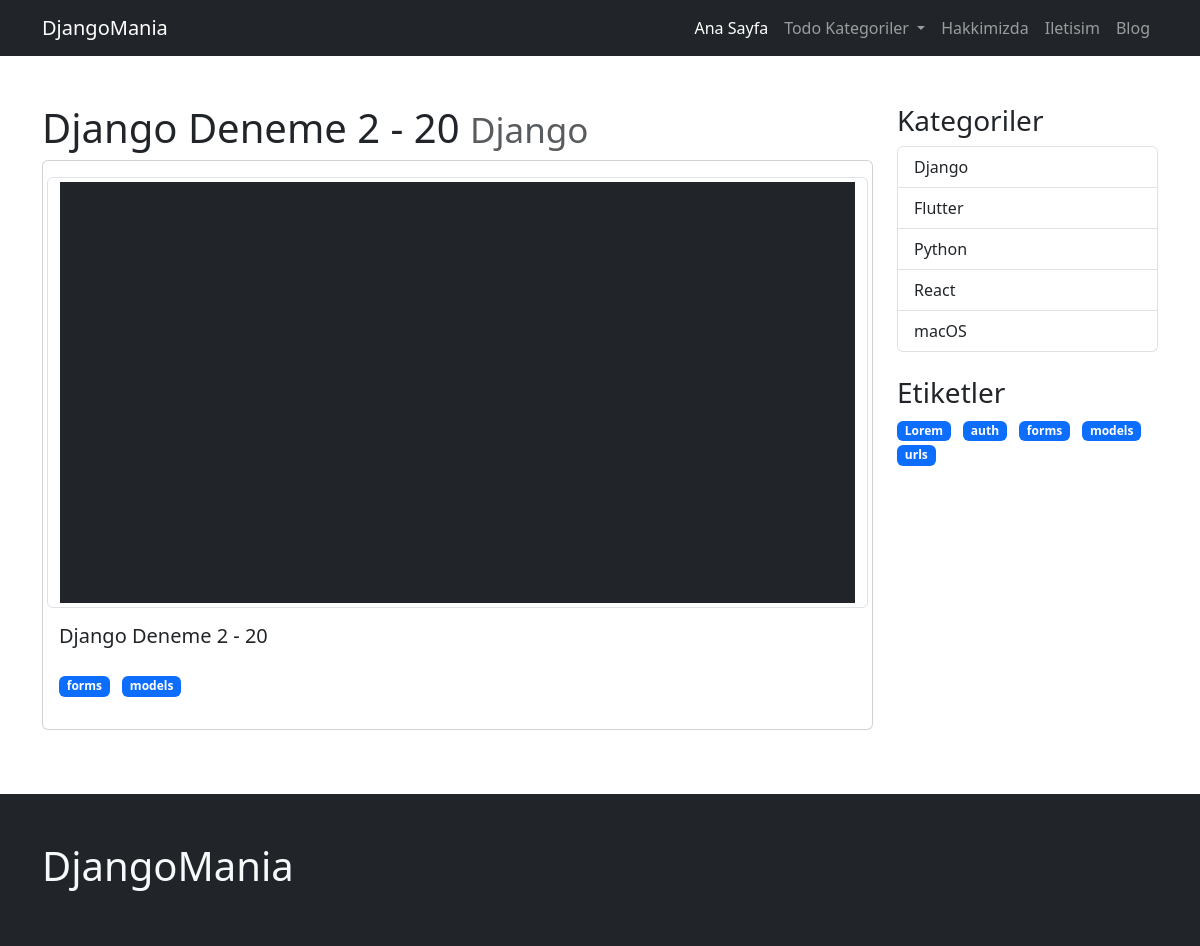
The app's page /blog/category/django/django-deneme-2-2-12/ with its own data.
### page/models.py (models this page shows, shortened)
class  Page(models.Model):
    user = models.ForeignKey(User, on_delete=models.CASCADE)
    title = models.CharField(max_length=200)
    slug = AutoSlugField(populate_from='title', unique=True, )
    cover_image = models.ImageField(upload_to="page")
    content = tinymce_models.HTMLField(blank=True, null=True)
    is_active = models.BooleanField(default=False)
    created_at = models.DateTimeField(auto_now_add=True)
    updated_at = models.DateTimeField(auto_now=True)
    def get_absolute_url(self):
        return reverse(
            'page:page_view',
            kwargs= {
                "page_slug": self.slug,
            }
        )

### blog/models.py (models this page shows, shortened)
class  Post(models.Model):
    user = models.ForeignKey(User, on_delete=models.CASCADE)
    category = models.ForeignKey(BlogCategory, on_delete=models.SET_NULL, null=True)
    tag = models.ManyToManyField(BlogTag)
    cover_image = models.ImageField(upload_to="post")
    title = models.CharField(max_length=200)
    slug = AutoSlugField(
        populate_from='title',
        unique=True,
          )
    content = tinymce_models.HTMLField(blank=True, null=True)
    is_active = models.BooleanField(default=False)
    view_count = models.PositiveBigIntegerField(default=0)
    created_at = models.DateTimeField(auto_now_add=True)
    updated_at = models.DateTimeField(auto_now=True)

class BlogCategory(models.Model):
    title = models.CharField(max_length=200)
    slug = AutoSlugField(populate_from='title', unique=True, )
    is_active = models.BooleanField(default=False)
    created_at = models.DateTimeField(auto_now_add=True)
    updated_at = models.DateTimeField(auto_now=True)
    def get_absolute_url(self):
        return reverse(
            'blog:category_view',
            kwargs= {
                "category_slug": self.slug,
            }
        )

class BlogTag(models.Model):
    title = models.CharField(max_length=200)
    slug = AutoSlugField(populate_from='title', unique=True, )
    is_active = models.BooleanField(default=False)
    created_at = models.DateTimeField(auto_now_add=True)
    updated_at = models.DateTimeField(auto_now=True)
    def get_absolute_url(self):
        return reverse(
            'blog:tag_view',
            kwargs= {
                "tag_slug": self.slug,
            }
        )

### blog/views.py (the view)
# urls.py: path('category/<slug:category_slug>/<slug:post_slug>/', post_detail_view, name='post_detail_view'),
def post_detail_view (request, category_slug, post_slug):
    post = get_object_or_404 (Post, slug = post_slug)
    post.view_count = post.view_count + 1
    post.save()
    categories = BlogCategory.objects.filter(is_active=True).order_by('title')
    tags = BlogTag.objects.filter(is_active=True).order_by('title')
    context = dict(
        categories = categories,
        tags = tags,
        post = post,
    )
    return render (request, 'blog/post_detail.html', context)

### config/global_context_processors.py (called while the page is built)
def global_todo_categories_context(request):
    return dict(
        global_todo_categories=TodoCategory.objects.filter(is_active=True)
    )

def global_page_context(request):
    return dict(
        global_pages=Page.objects.filter(is_active=True)
    )

### todo/models.py (called while the page is built)
    def get_absolute_url(self):
        return reverse(
            'todo:category_view',
            kwargs= {
                "category_slug": self.slug,
            }
        )

### blog/templates/blog/post_detail.html (shortened to what this page needs)
{% extends 'core/base.html' %}
{% block container %}
<div class="row">
    <div class="col-sm-9">
            <h1>
                {{ post.title }}
                <small class="text-muted">
                    {{ post.category.title }}
                </small>
            </h1>
            <div class="col mb-3">
                <div class="card">
                    <div class="card-body">
                        <div class="row">
                            <img src="{{ post.cover_image.url }}" alt="" class="w-100 img-thumbnail">
                            <h5 class="card-title mt-3">{{ post.title }}</h5>
                            <ul class="list-inline">
                                {% for tag in post.tag.all %}
                                <li class="list-inline-item">
                                    <a href="{{ tag.get_absolute_url }}" class="">
                                        <span class="badge text-bg-primary">{{ tag.title }}</span>
                                    </a>
                                </li>
                                {% endfor %}
                            </ul>
                        </div>
                    </div>
                </div>
            </div>
    </div>
    <div class="col-sm-3">
        <h3>Kategoriler</h3>
        <div class="list-group">
            {% for category in categories%}
            <a href="{{ category.get_absolute_url }}" class="list-group-item list-group-item-action" aria-current="true">
                {{ category.title }}
            </a>
            {% endfor %}
        </div>
        <h3 class="mt-4"> Etiketler</h3>
        <ul class="list-inline">
            {% for tag in tags%}
            <li class="list-inline-item">
                <a href="{{ tag.get_absolute_url }}" class="">
                    <span class="badge text-bg-primary">{{ tag.title }}</span>
                </a>
            </li>
            {% endfor %}
        </ul>
    </div>
</div>
{% endblock container %}

### templates/core/base.html (shortened to what this page needs)
{% load static %}
<!doctype html>
<html lang="en">
  <head>
    <link rel="stylesheet" href="{% static 'css/bootstrap.min.css' %}">
</head>
<body>
    {% include 'core/navbar.html' %}
    <div class="container my-5">
        {% block container %}
        {% endblock container %}
    </div>
    {% include 'core/footer.html' %}
  </body>
</html>

### templates/core/navbar.html (shortened to what this page needs)
<nav class="navbar navbar-expand-lg bg-dark navbar-dark">
    <div class="container">
      <a class="navbar-brand" href="/">DjangoMania</a>
      <div class="collapse navbar-collapse" id="navbarNavAltMarkup">
        <ul class="navbar-nav ms-auto">
          <li class="nav-item">
            <a class="nav-link active" aria-current="page" href="/">Ana Sayfa</a>
          </li>
            <li class="nav-item dropdown">
              <a class="nav-link dropdown-toggle" href="#" role="button" data-bs-toggle="dropdown" aria-expanded="false">
                Todo Kategoriler
              </a>
            </li>
            {% for page in global_pages %}
            <li class="nav-item">
              <a class="nav-link" aria-current="page" href="{{ page.get_absolute_url }}">{{ page.title}}</a>
            </li>
            {% endfor %}
            <li class="nav-item">
              <a class="nav-link" aria-current="page" href="{% url 'blog:all_post_view' %}">Blog</a>
            </li>
          </ul>
        </div>
      </div>
  </nav>

### templates/core/footer.html
<div class="bg-dark py-5 mt-5">
    <div class="container">
        <div class="col">
            <h1 class="text-light">DjangoMania</h1>
        </div>
    </div>
</div>

### records on screen
Page: title "Hakkimizda"
Page: title "Iletisim"
Post: title "Django Deneme 2 - 20", category "Django", cover_image (picture)
BlogTag: title "forms"
BlogTag: title "models"
BlogCategory: title "Django"
BlogCategory: title "Flutter"
BlogCategory: title "Python"
BlogCategory: title "React"
BlogCategory: title "macOS"
BlogTag: title "Lorem"
BlogTag: title "auth"
BlogTag: title "urls"
